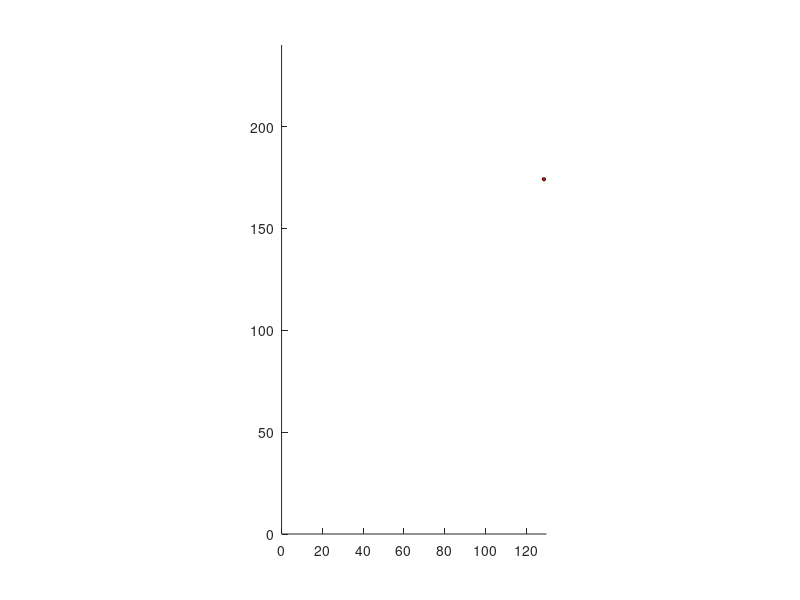

MATLAB code to generate this figure: (Note: this script raises an error after producing the figure.)
clear all
%global x y r i overlap                  No need for global variables now

rand('twister', sum(100*clock))  
axis([0,130,0,240])
daspect([1,1,1]) 
%k=1;r(k)=0;x(k)=0;y(k)=0;
day=1;day_formerfire=0;
fire_index=0;
interarrival_day = round(exprnd(8))              

for day =1:365
    cla                                 % clean up the track of move
     if day == day_formerfire + interarrival_day                 
      %if d == df+10
           day_formerfire = day;
           x_newfire = unifrnd(0,130,1)
           y_newfire = unifrnd(0,240,1)
           interarrival_day = round(exprnd(8))    
           if fire_index > 1
               retval = check_burned(x_newfire,y_newfire, fire_index, xcoord_fire, ycoord_fire, radius_fire)        % store the result of judge_overlap in retval
               if any(retval)==0                      
                   fire_index=fire_index+1;
                   xcoord_fire(fire_index)=x_newfire                                
                   ycoord_fire(fire_index)=y_newfire
                   radius_fire(fire_index)=0.4
                  % plot_fire(i, x(i), y(i), r(i))
                 rectangle('Position',[xcoord_fire(fire_index)-radius_fire(fire_index),ycoord_fire(fire_index)-radius_fire(fire_index),2*radius_fire(fire_index),2*radius_fire(fire_index)],'Curvature',[1,1],...
     'FaceColor','r') 
               else
               end
           else                                 
               fire_index=fire_index+1;
               xcoord_fire(fire_index)=unifrnd(0,130,1) 
               ycoord_fire(fire_index)=unifrnd(0,240,1)
               radius_fire(fire_index)=0.4
           end
      end
      for k=1:fire_index
      xcoord_fire(k)=xcoord_fire(k)-1+2*rand 
      ycoord_fire(k)=ycoord_fire(k)-1+2*rand
      radius_fire(k)=radius_fire(k)+0.4
     % plot_fire(k, x(k), y(k), r(k))
   rectangle('Position',[xcoord_fire(k)-radius_fire(k),ycoord_fire(k)-radius_fire(k),2*radius_fire(k),2*radius_fire(k)],'Curvature',[1,1],...
     'FaceColor','r')            
      end
      
     pause(0.01)
       
x_space = 0.5:1:(130-0.5);                         
y_space = 0.5:1:(240-0.5);
%point_onfire=zeros(300,500,'single');
if fire_index >= 1
for m = 1:length(x_space)                     % compare each point on the grid with the center of each fire circle
    for n = 1:length(y_space)
        retval = check_burned(m,n,fire_index, xcoord_fire, ycoord_fire, radius_fire)                       
        if any(retval)==1                           
            point_burned(m,n)=1;
        else
            point_burned(m,n)=0;                   
        end
    end
end
area_burned = sum(point_burned(:) == 1);            
percent_burned = area_burned/(130*240);             
if percent_burned > 0.1                            
    break
end
else
end
end

day                                           
      
 
   

  

